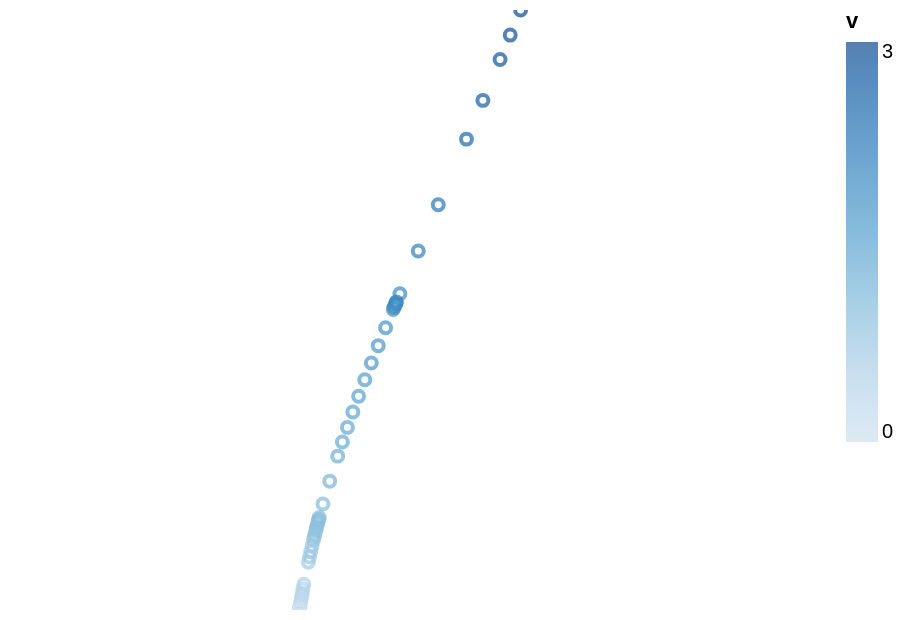

Here is the notebook cell this chart was saved with:
### Code cell
sol_points = alt.Chart(sol_df).mark_point(clip=True).encode(
    longitude="x",
    latitude="y",
    color="v",
)
hole_plot + sol_points

### Figure 1 — Vega-Lite specification as saved in the notebook (floating-point values rounded to 4 significant figures)
{"$schema": "https://vega.github.io/schema/vega-lite/v4.17.0.json", "config": {"view": {"continuousHeight": 300, "continuousWidth": 400}}, "data": {"name": "data-a319b88f75401183a9f5dce4854b3d94"}, "datasets": {"data-a319b88f75401183a9f5dce4854b3d94": [{"t": 0, "v": 2.919, "vx": -1.799, "vy": -2.298, "x": -672, "y": -328}, {"t": 0.1415, "v": 2.836, "vx": -1.748, "vy": -2.233, "x": -672.2, "y": -328.3}, {"t": 0.283, "v": 2.754, "vx": -1.697, "vy": -2.169, "x": -672.5, "y": -328.6}, {"t": 0.5322, "v": 2.612, "vx": -1.61, "vy": -2.056, "x": -672.9, "y": -329.1}, {"t": 0.7814, "v": 2.471, "vx": -1.524, "vy": -1.945, "x": -673.3, "y": -329.6}, {"t": 1.223, "v": 2.232, "vx": -1.377, "vy": -1.756, "x": -673.9, "y": -330.4}, {"t": 1.562, "v": 2.06, "vx": -1.264, "vy": -1.627, "x": -674.4, "y": -331.0}, {"t": 1.901, "v": 1.891, "vx": -1.147, "vy": -1.504, "x": -674.8, "y": -331.5}, {"t": 1.969, "v": 1.858, "vx": -1.123, "vy": -1.479, "x": -674.8, "y": -331.6}, {"t": 1.977, "v": 1.854, "vx": -1.121, "vy": -1.476, "x": -674.9, "y": -331.7}, {"t": 1.985, "v": 1.85, "vx": -1.118, "vy": -1.474, "x": -674.9, "y": -331.7}, {"t": 2.0, "v": 1.844, "vx": -1.113, "vy": -1.47, "x": -674.9, "y": -331.7}, {"t": 2.016, "v": 1.837, "vx": -1.108, "vy": -1.466, "x": -674.9, "y": -331.7}, {"t": 2.032, "v": 1.831, "vx": -1.103, "vy": -1.461, "x": -674.9, "y": -331.7}, {"t": 2.19, "v": 1.766, "vx": -1.053, "vy": -1.418, "x": -675.1, "y": -332.0}, {"t": 2.347, "v": 1.7, "vx": -1.002, "vy": -1.374, "x": -675.2, "y": -332.2}, {"t": 2.505, "v": 1.637, "vx": -0.9499, "vy": -1.333, "x": -675.4, "y": -332.4}, {"t": 2.663, "v": 1.577, "vx": -0.8993, "vy": -1.295, "x": -675.5, "y": -332.6}, {"t": 2.82, "v": 1.517, "vx": -0.8498, "vy": -1.257, "x": -675.7, "y": -332.8}, {"t": 2.978, "v": 1.454, "vx": -0.8004, "vy": -1.214, "x": -675.8, "y": -333.0}, {"t": 3.136, "v": 1.387, "vx": -0.7512, "vy": -1.166, "x": -675.9, "y": -333.2}, {"t": 3.293, "v": 1.32, "vx": -0.7028, "vy": -1.117, "x": -676.0, "y": -333.4}, {"t": 3.451, "v": 1.253, "vx": -0.6556, "vy": -1.068, "x": -676.2, "y": -333.5}, {"t": 3.75, "v": 1.132, "vx": -0.5696, "vy": -0.9783, "x": -676.3, "y": -333.8}, {"t": 4.049, "v": 1.015, "vx": -0.4877, "vy": -0.8904, "x": -676.5, "y": -334.1}, {"t": 4.24, "v": 0.9411, "vx": -0.4375, "vy": -0.8332, "x": -676.6, "y": -334.3}, {"t": 4.267, "v": 0.9305, "vx": -0.4304, "vy": -0.8249, "x": -676.6, "y": -334.3}, {"t": 4.294, "v": 0.9199, "vx": -0.4234, "vy": -0.8166, "x": -676.6, "y": -334.3}, {"t": 4.322, "v": 0.9102, "vx": -0.417, "vy": -0.809, "x": -676.6, "y": -334.4}, {"t": 4.359, "v": 0.8983, "vx": -0.4093, "vy": -0.7997, "x": -676.6, "y": -334.4}, {"t": 4.396, "v": 0.8865, "vx": -0.4016, "vy": -0.7903, "x": -676.7, "y": -334.4}, {"t": 4.433, "v": 0.8746, "vx": -0.3939, "vy": -0.7809, "x": -676.7, "y": -334.4}, {"t": 4.483, "v": 0.8585, "vx": -0.3836, "vy": -0.768, "x": -676.7, "y": -334.5}, {"t": 4.534, "v": 0.8423, "vx": -0.3733, "vy": -0.7551, "x": -676.7, "y": -334.5}, {"t": 4.584, "v": 0.8262, "vx": -0.3632, "vy": -0.7421, "x": -676.7, "y": -334.6}, {"t": 4.685, "v": 0.7921, "vx": -0.3429, "vy": -0.714, "x": -676.8, "y": -334.6}, {"t": 4.786, "v": 0.7549, "vx": -0.3225, "vy": -0.6825, "x": -676.8, "y": -334.7}, {"t": 4.886, "v": 0.7181, "vx": -0.3025, "vy": -0.6513, "x": -676.8, "y": -334.8}, {"t": 4.987, "v": 0.6814, "vx": -0.2829, "vy": -0.6199, "x": -676.9, "y": -334.8}, {"t": 5.48, "v": 0.5023, "vx": -0.1923, "vy": -0.464, "x": -677.0, "y": -335.1}, {"t": 5.604, "v": 0.4576, "vx": -0.1711, "vy": -0.4244, "x": -677.0, "y": -335.2}, {"t": 5.727, "v": 0.4119, "vx": -0.1513, "vy": -0.3832, "x": -677.0, "y": -335.2}, {"t": 5.829, "v": 0.3729, "vx": -0.1362, "vy": -0.3472, "x": -677.0, "y": -335.2}, {"t": 5.93, "v": 0.3341, "vx": -0.1212, "vy": -0.3113, "x": -677.0, "y": -335.3}, {"t": 6.032, "v": 0.2952, "vx": -0.1063, "vy": -0.2754, "x": -677.1, "y": -335.3}, {"t": 6.134, "v": 0.2563, "vx": -0.09154, "vy": -0.2394, "x": -677.1, "y": -335.3}, {"t": 6.337, "v": 0.1786, "vx": -0.06262, "vy": -0.1673, "x": -677.1, "y": -335.4}, {"t": 6.388, "v": 0.1592, "vx": -0.05552, "vy": -0.1492, "x": -677.1, "y": -335.4}, {"t": 6.439, "v": 0.1398, "vx": -0.04847, "vy": -0.1311, "x": -677.1, "y": -335.4}, {"t": 6.49, "v": 0.1204, "vx": -0.04149, "vy": -0.113, "x": -677.1, "y": -335.4}, {"t": 6.592, "v": 0.08152, "vx": -0.02771, "vy": -0.07667, "x": -677.1, "y": -335.4}, {"t": 6.617, "v": 0.07181, "vx": -0.02431, "vy": -0.06757, "x": -677.1, "y": -335.4}, {"t": 6.642, "v": 0.0621, "vx": -0.02094, "vy": -0.05846, "x": -677.1, "y": -335.4}, {"t": 6.668, "v": 0.05239, "vx": -0.01758, "vy": -0.04935, "x": -677.1, "y": -335.4}, {"t": 6.719, "v": 0.03297, "vx": -0.01095, "vy": -0.0311, "x": -677.1, "y": -335.4}, {"t": 6.731, "v": 0.02811, "vx": -0.009305, "vy": -0.02653, "x": -677.1, "y": -335.4}, {"t": 6.744, "v": 0.02326, "vx": -0.007672, "vy": -0.02196, "x": -677.1, "y": -335.4}, {"t": 6.757, "v": 0.0184, "vx": -0.006047, "vy": -0.01738, "x": -677.1, "y": -335.4}, {"t": 6.775, "v": 0.01145, "vx": -0.003738, "vy": -0.01082, "x": -677.1, "y": -335.4}, {"t": 6.78, "v": 0.009713, "vx": -0.003165, "vy": -0.009182, "x": -677.1, "y": -335.4}, {"t": 6.784, "v": 0.007974, "vx": -0.002593, "vy": -0.007541, "x": -677.1, "y": -335.4}, {"t": 6.789, "v": 0.006236, "vx": -0.002023, "vy": -0.005899, "x": -677.1, "y": -335.4}, {"t": 6.795, "v": 0.003884, "vx": -0.001255, "vy": -0.003675, "x": -677.1, "y": -335.4}, {"t": 6.796, "v": 0.003296, "vx": -0.001064, "vy": -0.003119, "x": -677.1, "y": -335.4}, {"t": 6.798, "v": 0.002708, "vx": -0.0008733, "vy": -0.002563, "x": -677.1, "y": -335.4}, {"t": 6.799, "v": 0.00212, "vx": -0.0006828, "vy": -0.002007, "x": -677.1, "y": -335.4}, {"t": 6.802, "v": 0.001321, "vx": -0.0004246, "vy": -0.001251, "x": -677.1, "y": -335.4}, {"t": 6.802, "v": 0.001, "vx": -0.0003211, "vy": -0.0009471, "x": -677.1, "y": -335.4}]}, "encoding": {"color": {"field": "v", "type": "quantitative"}, "latitude": {"field": "y", "type": "quantitative"}, "longitude": {"field": "x", "type": "quantitative"}}, "mark": {"clip": true, "type": "point"}}
